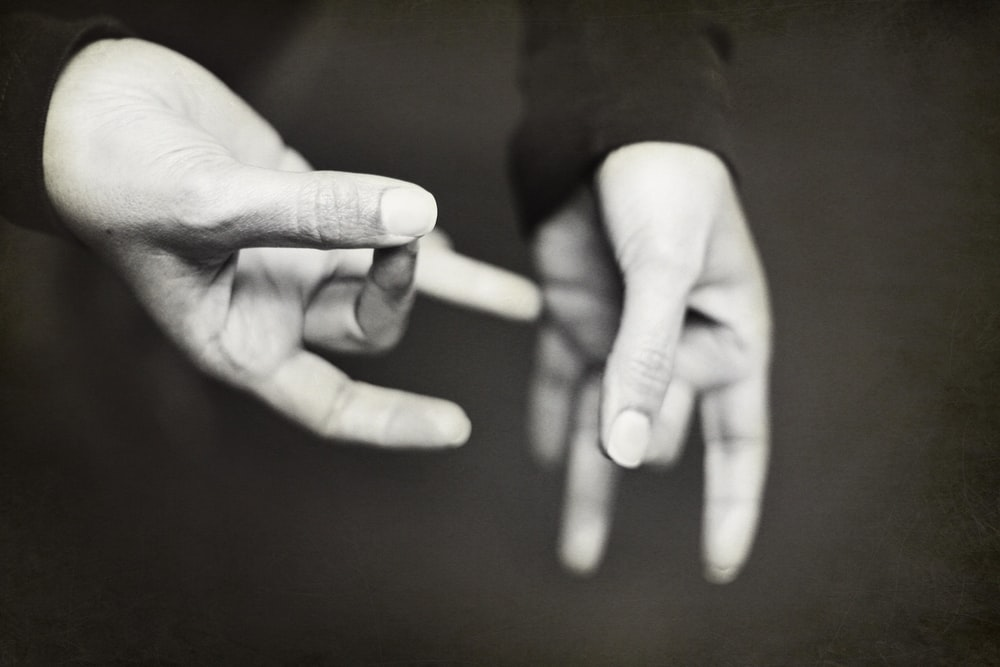
#> input picture Code/asset/bg_dashboard.jpg, 1000 x 667 px, given in place of the camera
$ python 04_create_dataset.py
#> lines starting #> are read from the running program, lines starting #| are printed output that depends on the picture
import cv2
import os


background = None
accumulated_weight = 0.5

ROI_top = 100
ROI_bottom = 300
ROI_right = 150
ROI_left = 350


def cal_accum_avg(frame, accumulated_weight):

    global background

    if background is None:
        background = frame.copy().astype("float")
        return None

    cv2.accumulateWeighted(frame, background, accumulated_weight)


def segment_hand(frame, threshold=25):
    global background

    diff = cv2.absdiff(background.astype("uint8"), frame)

    _ , thresholded = cv2.threshold(diff, threshold, 255, cv2.THRESH_BINARY)

    # Grab the external contours for the image
    contours, hierarchy = cv2.findContours(thresholded.copy(), cv2.RETR_EXTERNAL, cv2.CHAIN_APPROX_SIMPLE)[-2:]

    if len(contours) == 0:
        return None
    else:

        hand_segment_max_cont = max(contours, key=cv2.contourArea)

        return (thresholded, hand_segment_max_cont)


cam = cv2.VideoCapture(0)

num_frames = 0
element = 4
num_imgs_taken = 0

while True:
    ret, frame = cam.read()
#> frame is the input picture: shape (667, 1000, 3); mean B, G, R 76.3, 81.6, 84.2

    # filpping the frame to prevent inverted image of captured frame...
    frame = cv2.flip(frame, 1)
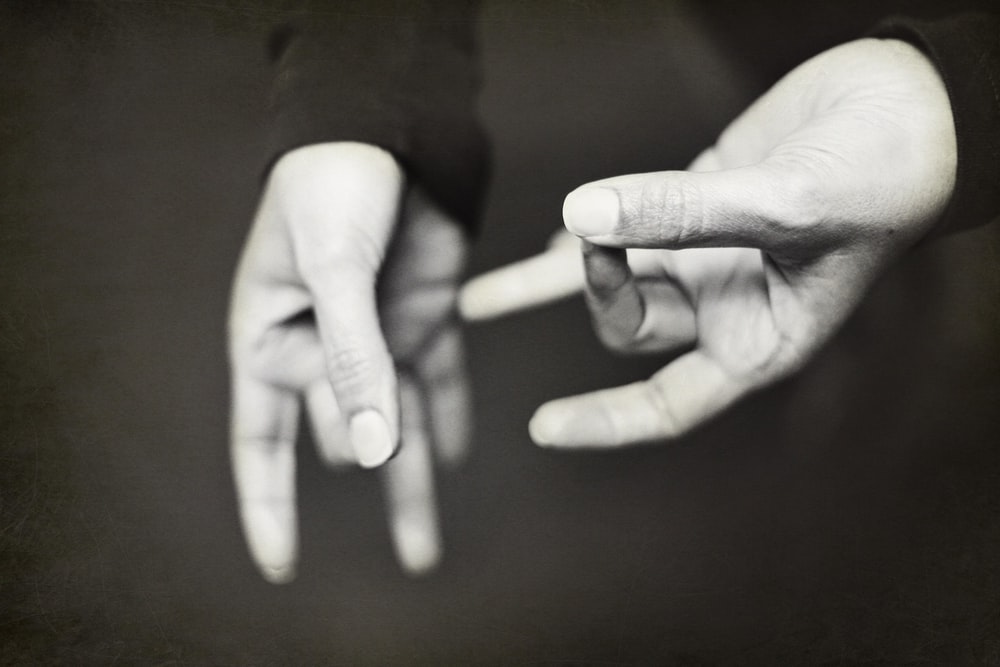
#> frame: shape (667, 1000, 3); mean B, G, R 76.3, 81.6, 84.2

    frame_copy = frame.copy()

    roi = frame[ROI_top:ROI_bottom, ROI_right:ROI_left]
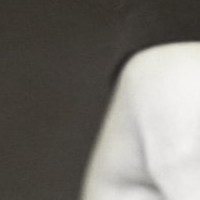
#> roi: shape (200, 200, 3); mean B, G, R 111.5, 117, 119.8

    gray_frame = cv2.cvtColor(roi, cv2.COLOR_BGR2GRAY)
    gray_frame = cv2.GaussianBlur(gray_frame, (9, 9), 0)

    if num_frames < 60:
        cal_accum_avg(gray_frame, accumulated_weight)
        if num_frames <= 59:

            cv2.putText(frame_copy, "FETCHING BACKGROUND...PLEASE WAIT", (80, 400), cv2.FONT_HERSHEY_SIMPLEX, 0.9, (0,0,255), 2)
            #cv2.imshow("Sign Detection",frame_copy)

    #Time to configure the hand specifically into the ROI...
    elif num_frames <= 500:

        hand = segment_hand(gray_frame)

        cv2.putText(frame_copy, "Adjust hand...Gesture for gesture" + str(element), (200, 400), cv2.FONT_HERSHEY_SIMPLEX, 1, (0,0,255), 2)

        # Checking if hand is actually detected by counting number of contours detected...
        if hand is not None:

            thresholded, hand_segment = hand

            # Draw contours around hand segment
            cv2.drawContours(frame_copy, [hand_segment + (ROI_right, ROI_top)], -1, (255, 0, 0),1)

            cv2.putText(frame_copy, str(num_frames)+"For gesture " + str(element), (70, 45), cv2.FONT_HERSHEY_SIMPLEX, 1, (0,0,255), 2)

            # Also display the thresholded image
            cv2.imshow("Thresholded Hand Image", thresholded)

    else:

        # Segmenting the hand region...
        hand = segment_hand(gray_frame)

        # Checking if we are able to detect the hand...
        if hand is not None:

            # unpack the thresholded img and the max_contour...
            thresholded, hand_segment = hand

            # Drawing contours around hand segment
            cv2.drawContours(frame_copy, [hand_segment + (ROI_right, ROI_top)], -1, (255, 0, 0),1)
            cv2.putText(frame_copy, str(num_frames), (70, 45), cv2.FONT_HERSHEY_SIMPLEX, 1, (0,0,255), 2)
            cv2.putText(frame_copy, str(num_imgs_taken) + 'images for ' + str(element), (200, 400), cv2.FONT_HERSHEY_SIMPLEX, 1, (0,0,255), 2)

            # Displaying the thresholded image
            cv2.imshow("Thresholded Hand Image", thresholded)
            if num_imgs_taken <= 500:
                path = r'C:\Users\sande\Desktop\ml_sign_be_project\Code\gestures\train'+ "\\"+str(element)+ "\\"
                print(path + str(num_imgs_taken) +'.jpg')
                cv2.imwrite(os.path.join(path, str(num_imgs_taken)+'.jpg'), thresholded)
            else:
                break
            num_imgs_taken +=1
        else:
            cv2.putText(frame_copy, 'No hand detected...', (200, 400), cv2.FONT_HERSHEY_SIMPLEX, 1, (0,0,255), 2)

    # Drawing ROI on frame copy
    cv2.rectangle(frame_copy, (ROI_left, ROI_top), (ROI_right, ROI_bottom), (255,128,0), 3)

    cv2.putText(frame_copy, "BE Project Sign recognition_ _ _", (10, 20), cv2.FONT_ITALIC, 0.5, (51,255,51), 1)
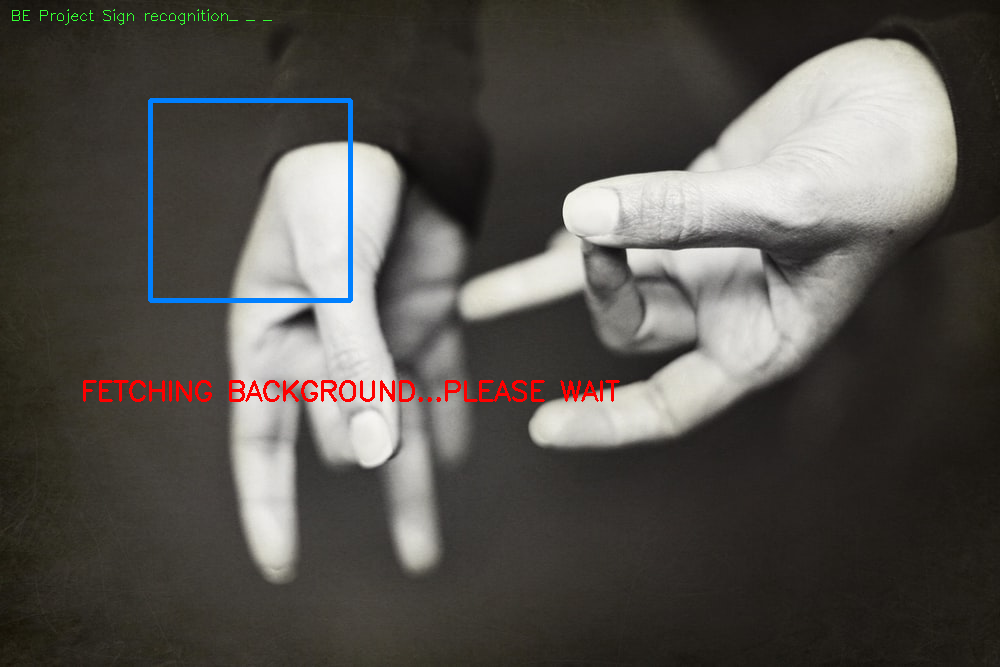
#> frame_copy: shape (667, 1000, 3); mean B, G, R 76.5, 81.1, 84.3

    # increment the number of frames for tracking
    num_frames += 1

    # Display the frame with segmented hand
    cv2.imshow("Sign Detection", frame_copy)

    # Closing windows with Esc key...(any other key with ord can be used too.)
    k = cv2.waitKey(1) & 0xFF
#> (key Esc is pressed here)

    if k == 27:
        break

# Releasing camera & destroying all the windows...

cv2.destroyAllWindows()
cam.release()
